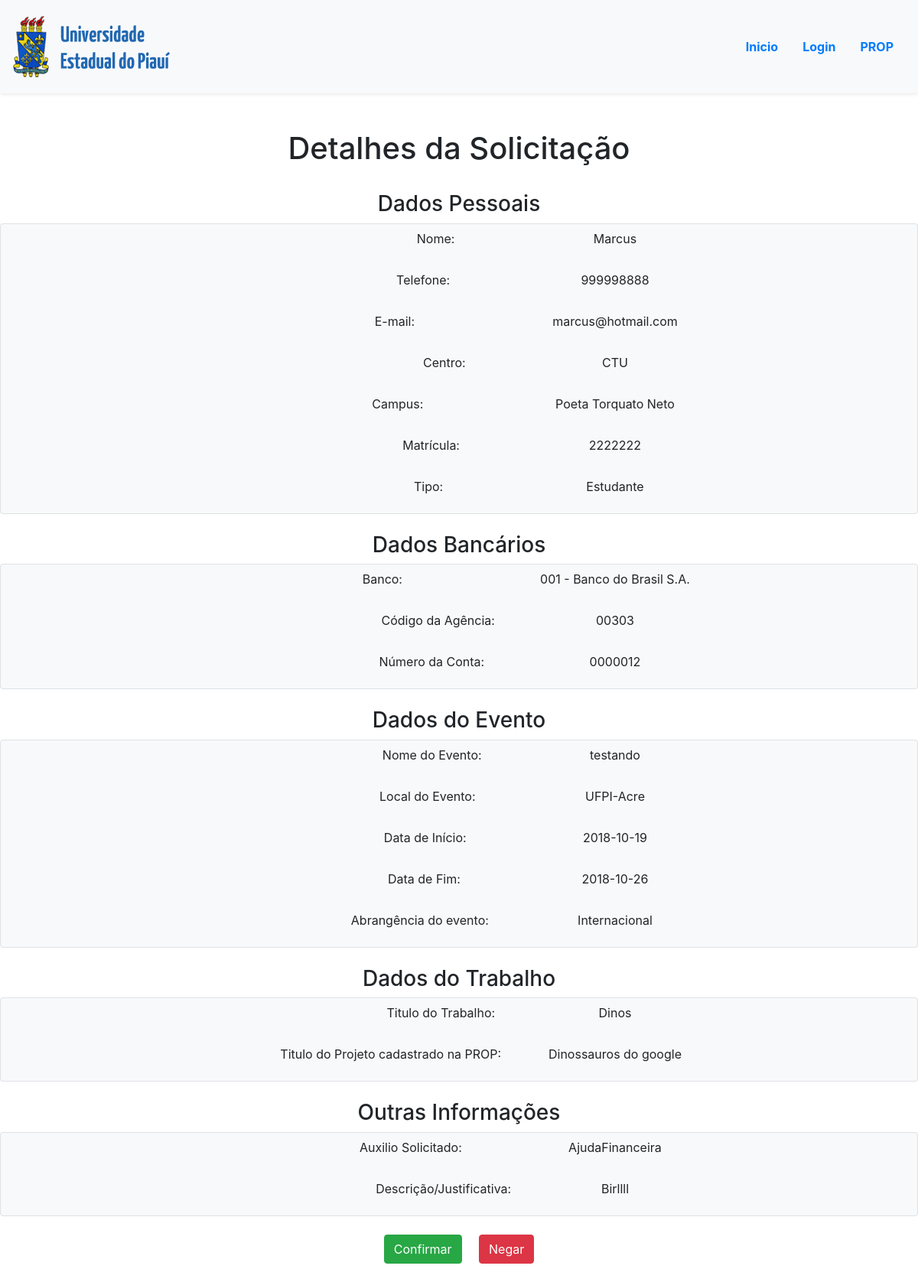
Page /detalhe_solicitacao.php?id=4 on the earlier database version.
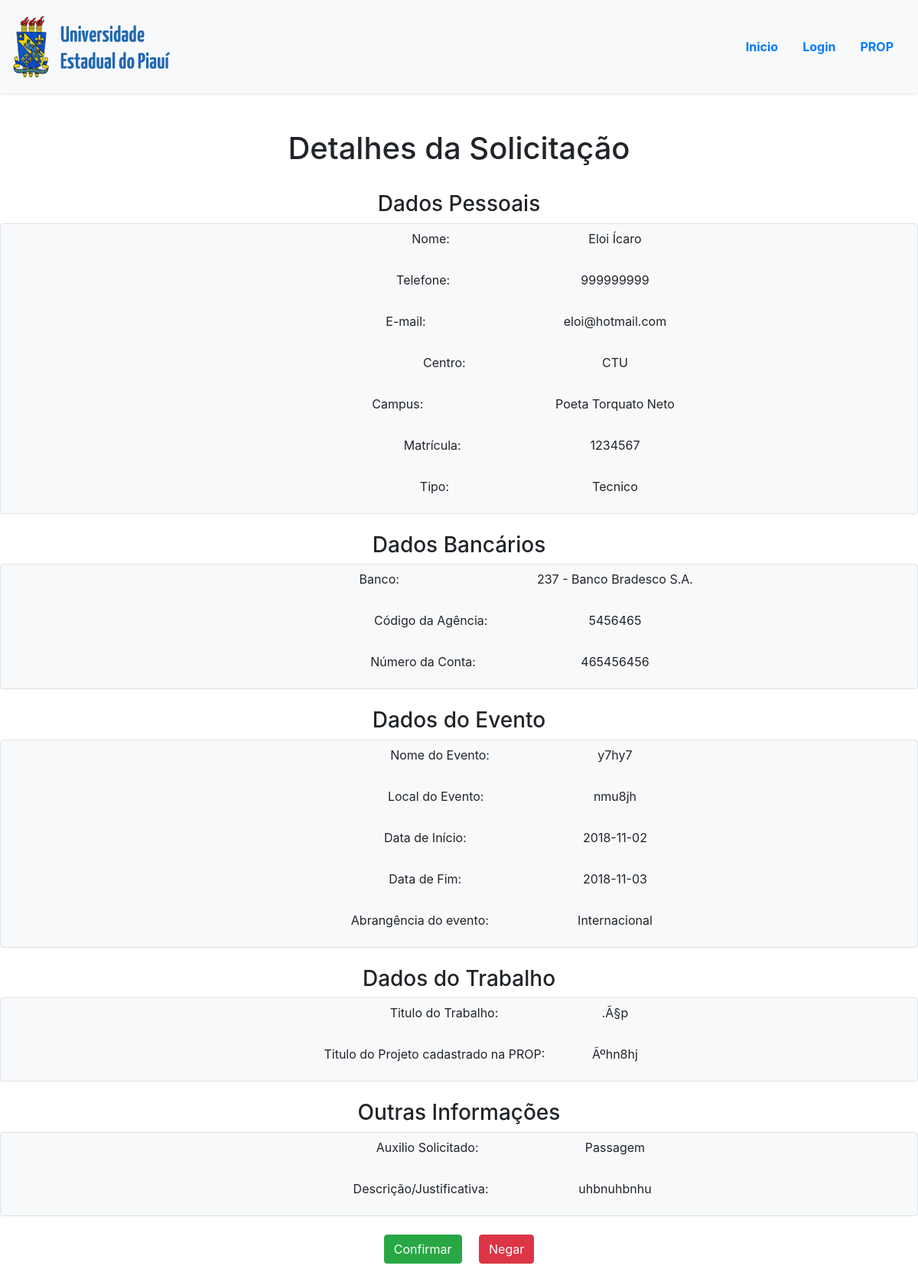
Same page on the later database version.
### tables this page shows
CREATE TABLE `CADASTRADOS` (
  `NOME` varchar(70) NOT NULL,
  `TELEFONE` varchar(14) DEFAULT NULL,
  `EMAIL` varchar(70) DEFAULT NULL,
  `CENTRO` varchar(40) DEFAULT NULL,
  `CAMPUS` varchar(40) NOT NULL,
  `MATRICULA` int(10) NOT NULL,
  `SENHA` varchar(30) NOT NULL,
  `TIPO` varchar(1) NOT NULL,
  `QTD_SOLICITACAO` int(2) NOT NULL DEFAULT '0',
  `QTD_SOLICITACAO_CONFIRMADA` int(2) NOT NULL DEFAULT '0'
);

CREATE TABLE `SOLICITACAO` (
  `COD_SOLICITACAO` int(11) NOT NULL,
  `MAT_SOLICITANTE` varchar(10) DEFAULT NULL,
  `NOME_EVENTO` varchar(50) DEFAULT NULL,
  `ABRANGENCIA` varchar(15) DEFAULT NULL,
  `TITULO_TRABALHO` varchar(100) DEFAULT NULL,
  `TITULO_PROJETO` varchar(100) DEFAULT NULL,
  `AUXILIO` char(1) DEFAULT NULL,
  `TIPO_AUXILIO` varchar(20) DEFAULT NULL,
  `DESCRICAO` varchar(350) DEFAULT NULL,
  `COD_AGENCIA` varchar(60) NOT NULL,
  `ANOS_AUXILIO` int(2) NOT NULL,
  `NUM_CONTA` varchar(15) DEFAULT NULL,
  `COD_NOME_BANCO` varchar(60) DEFAULT NULL,
  `LOCAL_EVENTO` varchar(50) DEFAULT NULL,
  `INICIO_EVENTO` varchar(10) DEFAULT NULL,
  `FIM_EVENTO` varchar(10) DEFAULT NULL,
  `VALIDACAO` varchar(25) NOT NULL DEFAULT 'Em Avaliacao: PROP',
  `JUSTIFICATIVA` varchar(350) DEFAULT NULL
);

### detalhe_solicitacao.php (the view, shortened to what this page needs)
<!DOCTYPE html>
<html>
<head>
	<?php
		include_once "cabecalho_prop.php";
	?>
</head>
<body>
	<?php
		$sql_dados = mysqli_query($conexao,"SELECT * FROM SOLICITACAO WHERE COD_SOLICITACAO = '$_GET[id]'");
		$sql_array = mysqli_fetch_array($sql_dados);
		$sql_dados_solicitante = mysqli_query($conexao,"SELECT * FROM CADASTRADOS WHERE MATRICULA = '$sql_array[MAT_SOLICITANTE]'");
		$sql_array_solicitante = mysqli_fetch_array($sql_dados_solicitante);
	?>
	<center>
		<h1 id="titulo_principal">Detalhes da Solicitação</h1>
		<br>
		<h3>Dados Pessoais</h3>
		<fieldset id="dados_solicitacao" class="border bg-light rounded">
			<div class="form-group col-md-10">
				<label class="col-sm-5 col-form-label">Nome:</label>
		  		<?php echo $sql_array_solicitante["NOME"]; ?>
		  	</div>
	  		<div class="form-group col-md-10">
				<label class="col-sm-5 col-form-label">Telefone: </label>
	  			<?php echo $sql_array_solicitante["TELEFONE"]; ?>
	  		</div>
	  		<div class="form-group col-md-10">
	  			<label class="col-sm-5 col-form-label">E-mail: </label>
	  			<?php echo $sql_array_solicitante["EMAIL"]; ?>
	  		</div>
	  		<div class="form-group col-md-10">
	  			<label class="col-sm-5 col-form-label">Centro: </label>
	  			<?php echo $sql_array_solicitante["CENTRO"]; ?>
			</div>
	  			<div class="form-group col-md-10">
	  				<label class="col-sm-5 col-form-label">Campus: </label>
	  				<?php echo $sql_array_solicitante["CAMPUS"]; ?>
				</div>
	  			<div class="form-group col-md-10">
	  				<label class="col-sm-5 col-form-label">Matrícula: </label>
	  				<?php echo $sql_array_solicitante["MATRICULA"]; ?>
				</div>
				<div class="form-group col-md-10">
		  			<label class="col-sm-5 col-form-label">Tipo: </label>
		  			<?php
		  				if ($sql_array_solicitante["TIPO"] == 'T'){
		  					echo "Tecnico";
		  				}
		  				if ($sql_array_solicitante["TIPO"] == 'E'){
		  					echo "Estudante";
		  				}
		  			?>
		  		</div>
			</fieldset>
			<br>
			<h3>Dados Bancários</h3>
			<fieldset id="dados_solicitacao" class="border bg-light rounded">
				<div class="form-group col-md-10">
			      <label for="inputState" class="col-sm-5 col-form-label">Banco:</label>
			      <?php echo $sql_array["COD_NOME_BANCO"] ?>
			    </div>
				<div class="form-group col-md-10">
				    <label for="inputCodigoAgencia" class="col-sm-5 col-form-label">Código da Agência: </label>
				    <?php echo $sql_array["COD_AGENCIA"] ?>
				</div>
				<div class="form-group col-md-10">
				    <label for="inputNumConta" class="col-sm-5 col-form-label">Número da Conta: </label>
				    <?php echo $sql_array["NUM_CONTA"] ?>
				</div>
			</fieldset>
			<br>
			<h3>Dados do Evento</h3>
			<fieldset id="dados_solicitacao" class="border bg-light rounded">
				<div class="form-group col-md-10">
				    <label for="inputNomeEvento" class="col-sm-5 col-form-label">Nome do Evento: </label>
				    <?php echo $sql_array["NOME_EVENTO"] ?>
				</div>
				<div class="form-group col-md-10">
				    <label for="inputLocalEvento" class="col-sm-5 col-form-label">Local do Evento: </label>
				    <?php echo $sql_array["LOCAL_EVENTO"] ?>
				</div>
	  			<div class="form-group col-md-10">
				    <label for="inputDataInicioEvento" class="col-sm-5 col-form-label">Data de Início: </label>
				    <?php echo $sql_array["INICIO_EVENTO"] ?>
				</div>
	  			<div class="form-group col-md-10">
				    <label for="inputDataFimEvento" class="col-sm-5 col-form-label">Data de Fim: </label>
				    <?php echo $sql_array["FIM_EVENTO"] ?>
				</div>
				<div class="form-group col-md-10">
				    <label for="inputAbrangenciaDoEvento" class="col-sm-5 col-form-label">Abrangência do evento: </label>
				    <?php echo $sql_array["ABRANGENCIA"] ?>
				</div>
			</fieldset>
			<br>
			<h3>Dados do Trabalho</h3>
			<fieldset id="dados_solicitacao" class="border bg-light rounded">
				<div class="form-group col-md-10">
				    <label for="inputTituloDoTrabalho" class="col-sm-5 col-form-label">Titulo do Trabalho: </label>
				    <?php echo $sql_array["TITULO_TRABALHO"] ?>
				</div>
				<div class="form-group col-md-10">
				    <label for="inputTituloDoTrabalhoCadastradoProp" class="col-sm-5 col-form-label">Titulo do Projeto cadastrado na PROP: </label>
				    <?php echo $sql_array["TITULO_PROJETO"] ?>
				</div>
			</fieldset>
			<br>
			<h3>Outras Informações</h3>
			<fieldset id="dados_solicitacao" class="border bg-light rounded">
				<div class="form-group col-md-10">
					<label for="inputAuxilioSolicitado" class="col-sm-5 col-form-label">Auxilio Solicitado: </label>
					<?php echo $sql_array["TIPO_AUXILIO"] ?>
		  		</div>
	  			<div class="form-group col-md-10">
				  <label for="exampleFormControlTextarea1" class="col-sm-5 col-form-label">Descrição/Justificativa: </label>
				  <?php echo $sql_array["DESCRICAO"] ?>
				</div>
			</fieldset>
			<br>
			<a hole="button" class="btn btn-success" href="confirma.php?id=<?php echo $sql_array['COD_SOLICITACAO']?>">Confirmar</a>
			<a hole="button" class="btn btn-danger" href="justificativa.php?id=<?php echo $sql_array['COD_SOLICITACAO']?>">Negar</a>
			<br>
			<br>
	</center>
</body>
</html>

Differences in the rows shown:
no longer on this page (row edited): cadastrados: NOME "Marcus", TELEFONE "999998888", EMAIL "marcus@hotmail.com", CENTRO "CTU", CAMPUS "Poeta Torquato Neto", MATRICULA "2222222"
now on this page (row edited): cadastrados: NOME "Eloi Ícaro", TELEFONE "999999999", EMAIL "eloi@hotmail.com", CENTRO "CTU", CAMPUS "Poeta Torquato Neto", MATRICULA "1234567"
changed solicitacao "Internacional": COD_NOME_BANCO "001 - Banco do Brasil S.A." → "237 - Banco Bradesco S.A."; COD_AGENCIA "00303" → "5456465"; NUM_CONTA "0000012" → "465456456"; NOME_EVENTO "testando" → "y7hy7"; LOCAL_EVENTO "UFPI-Acre" → "nmu8jh"; INICIO_EVENTO "2018-10-19" → "2018-11-02"; FIM_EVENTO "2018-10-26" → "2018-11-03"; TITULO_TRABALHO "Dinos" → ".Ã§p"; TITULO_PROJETO "Dinossauros do google" → "Ãºhn8hj"; TIPO_AUXILIO "AjudaFinanceira" → "Passagem"; DESCRICAO "Birllll" → "uhbnuhbnhu"
Other differences:
text no longer shown: "Estudante"
text now shown: "Tecnico"
